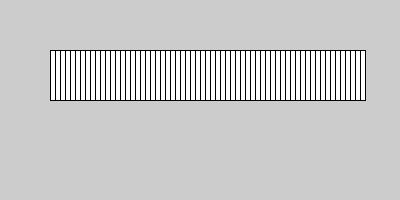
Frame 1 (no input)
Frame 60 (the mouse pressed at the canvas centre just before this capture): identical to frame 1, image omitted
Frame 120 (the mouse held since frame 60 and released just before this capture): identical to frame 1, image omitted

The Processing sketch that drew this single still picture (run headless with seeded random() and noise(); from frame 60 on, the mouse is pressed at the canvas centre):

// Processing sketch: Iteration_2
// ── Iteration_2.pde
void setup(){
  size (400,200);
}

void draw (){
  rect (50,50,315,50);
  for (int i = 0; i < 315;){
    rect (i+50,50, 5,50);
    i=i+5;
  }
}
